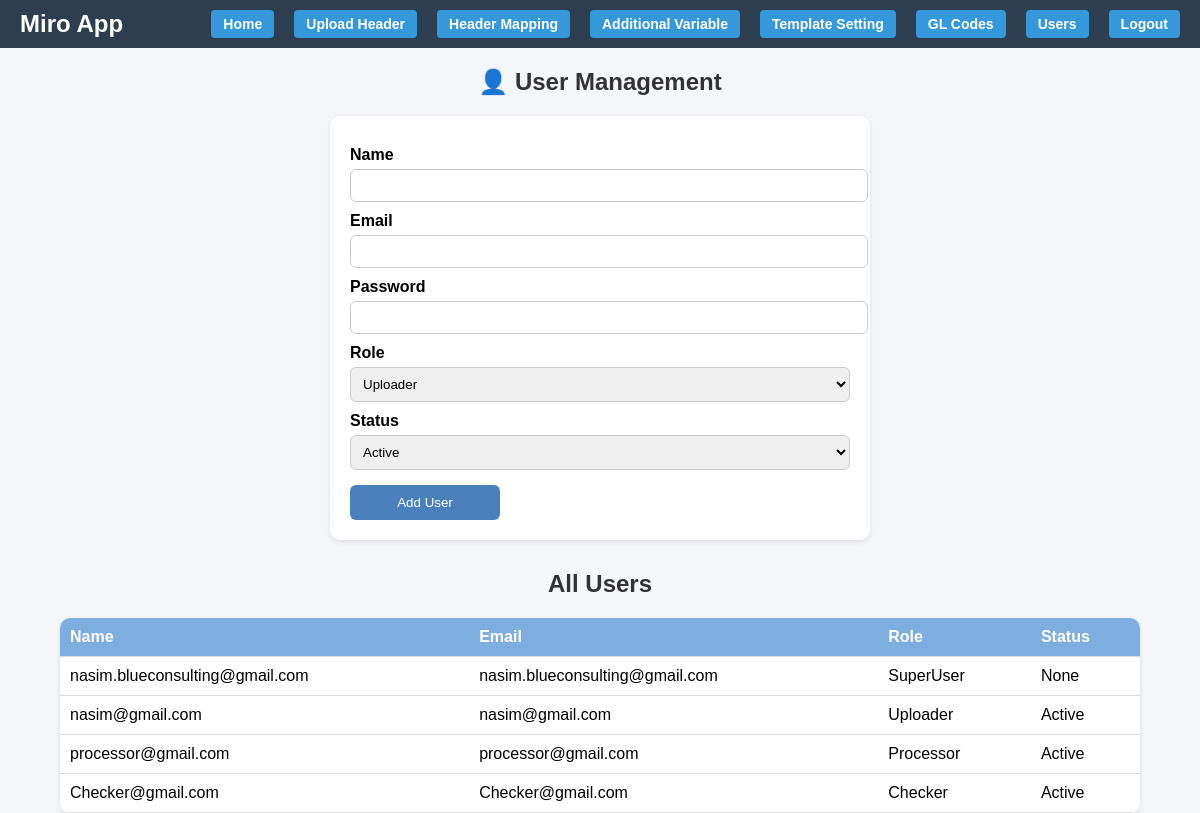
The app's page /users/ (signed in) with its own data.
### miroapp/models.py (models this page shows, shortened)
class User(AbstractUser):
    company_code = models.ForeignKey(
        'CompanyDetails',  # Reference to your company model
        on_delete=models.CASCADE,
        related_name='users'
    )
    role = models.CharField(max_length=20)  # Role (e.g., SuperUser, Processor, Uploader, Uploader)
    status = models.CharField(max_length=20, null=True, blank=True)

### miroapp/views.py (the view)
# urls.py: path("users/", views.user_management_view, name="user_management"),
@login_required
def user_management_view(request):
    users = User.objects.filter(company_code=request.user.company_code)
    return render(request, "users.html", {"users": users})

### miroapp/templates/users.html (shortened to what this page needs)
<!DOCTYPE html>
<html lang="en">
<head>
</head>
<body>
    <header class="main-header">
        <h1>Miro App</h1>
        <nav>
            <button onclick="window.location.href='/configurations/'">Home</button>
            <button onclick="window.location.href='/upload-headerss/'">Upload Header</button>
            <button onclick="window.location.href='/mapping-config/'">Header Mapping</button>
            <button onclick="window.location.href='/mapping-addvariable/'">Additional Variable</button>
            <button onclick="window.location.href='/template-setting/'">Template Setting</Template></button>
            <button onclick="window.location.href='/unallocatedcost-gl/'">GL Codes</Template></button>
            <button onclick="window.location.href='/users/'">Users</button>
            <button onclick="window.location.href='/logout/'">Logout</button>
        </nav>
    </header>
  <h2>👤 User Management</h2>
  <form id="userForm" method="POST">
    <label for="name">Name</label>
    <input type="text" id="name" name="name" required />
    <label for="email">Email</label>
    <input type="email" id="email" name="email" required />
    <label for="password">Password</label>
    <input type="password" id="password" name="password" required />
    <label for="role">Role</label>
    <select id="role" name="role">
      <option value="Uploader" selected>Uploader</option>
    </select>
    <label for="status">Status</label>
    <select id="status" name="status">
      <option value="Active" selected>Active</option>
    </select>
    <button type="submit">Add User</button>
  </form>
  <h2>All Users</h2>
  <table>
    <thead>
      <tr>
        <th>Name</th>
        <th>Email</th>
        <th>Role</th>
        <th>Status</th>
      </tr>
    </thead>
    <tbody>
      {% for user in users %}
      <tr>
        <td>{{ user.username }}</td>
        <td>{{ user.email }}</td>
        <td>{{ user.role }}</td>
        <td>{{ user.status }}</td>
      </tr>
      {% empty %}
      <tr><td colspan="5" style="text-align:center;">No users found</td></tr>
      {% endfor %}
    </tbody>
  </table>
</body>
</html>

### miroapp/templates/users.html (style rules this page uses)
body { font-family: Arial, sans-serif; margin: 0; padding: 0; background: #f4f6f9; }
h2 { text-align: center; color: #333; }
form { background: #fff; padding: 20px; border-radius: 10px; box-shadow: 0 2px 5px rgba(0,0,0,0.1); max-width: 500px; margin: 0 auto 30px; }
form label { display: block; margin-top: 10px; font-weight: 600; }
form input, form select { width: 100%; padding: 8px; margin-top: 5px; border-radius: 6px; border: 1px solid #ccc; }
form button { margin-top: 15px; width: 30%; background-color: #4a80bb; color: white; padding: 10px; border: none; border-radius: 6px; cursor: pointer; }
table { width: 90%; margin: 0 auto; border-collapse: collapse; background: white; box-shadow: 0 2px 5px rgba(0,0,0,0.1); border-radius: 10px; overflow: hidden; }
table th, table td { padding: 10px; border-bottom: 1px solid #ddd; text-align: left; }
table th { background: #7eaee0; color: white; }
.main-header { background-color: #2c3e50; color: white; padding: 10px 20px; display: flex; align-items: center; justify-content: space-between; }
.main-header h1 { margin: 0; font-size: 24px; }
.main-header nav button { margin-left: 10px; padding: 6px 12px; background-color: #3498db; color: white; border: none; border-radius: 4px; cursor: pointer; font-size: 14px; }
nav { display: flex; gap: 10px; }
nav button { background-color: white; color: #007bff; border: none; padding: 10px 15px; cursor: pointer; border-radius: 5px; font-weight: bold; font-size: 16px; }

### records on screen
User: username "nasim.blueconsulting@gmail.com", email "nasim.blueconsulting@gmail.com", role "SuperUser", status "None"
User: username "nasim@gmail.com", email "nasim@gmail.com", role "Uploader", status "Active"
User: username "processor@gmail.com", email "processor@gmail.com", role "Processor", status "Active"
User: username "Checker@gmail.com", email "Checker@gmail.com", role "Checker", status "Active"
